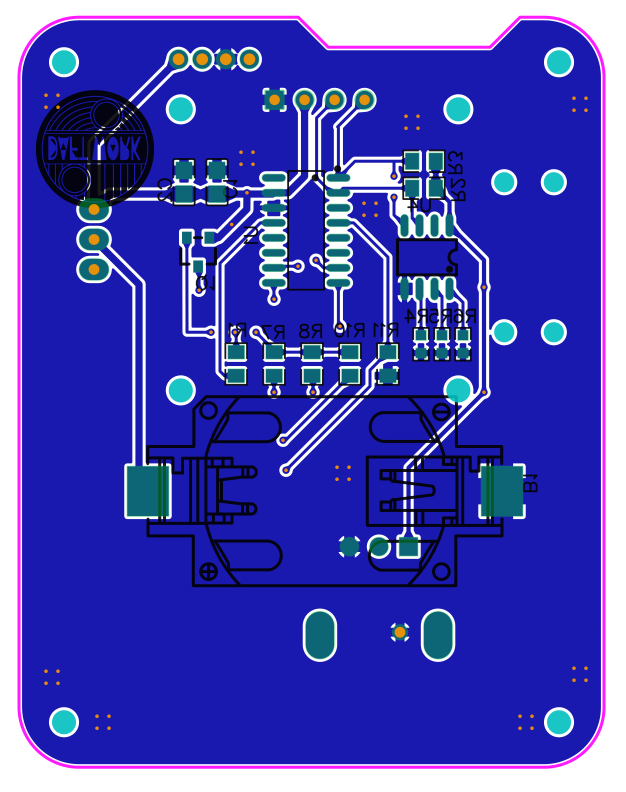
#> input picture _work/board_bottom.png, 1878 x 2375 px, found by its file name (shown at 1/3 size)
$ python crop_u5.py
#> lines starting #> are read from the running program, lines starting #| are printed output that depends on the picture
#> in crop, im is the input picture: PIL image 1878x2375 RGB; mean R, G, B 71, 72.6, 180.4
### _work/mcrop.py
import sys
from PIL import Image

BOUNDS = (-10.0, -62.5, 42.0, 3.5)
MARGIN = 0.5
DPI = 900
PPM = DPI / 25.4
X0 = BOUNDS[0] - MARGIN
Y1 = BOUNDS[3] + MARGIN
W = (BOUNDS[2] - BOUNDS[0]) + 2 * MARGIN
H = (BOUNDS[1] * -1 + BOUNDS[3]) + 2 * MARGIN

def to_px(x, y):
    return int((x - X0) * PPM), int((Y1 - y) * PPM)

# [11 lines left out: function crop, not called in this run]
    px0, px1 = max(0, min(px0, px1)), min(im.width, max(px0, px1))
    py0, py1 = max(0, min(py0, py1)), min(im.height, max(py0, py1))
    c = im.crop((px0, py0, px1, py1))
    if zoom != 1:
        c = c.resize((int(c.width * zoom), int(c.height * zoom)), Image.LANCZOS)
    c.save(out)
    print(out, c.size)

# [10 lines that do not run on import are left out]

### _work/crop_u5.py
import sys
sys.path.insert(0, r"D:\GIT\cabnetBoy\_work")
import importlib, mcrop
importlib.reload(mcrop)
o=r"D:\GIT\cabnetBoy\_work\crops"
mcrop.crop(r"D:\GIT\cabnetBoy\_work\board_bottom.png", o+r"\u5_bot.png", 17, -3, 33, -31, 3)
#> in crop, `c = im.crop((px0, py0, px1, py1))`:
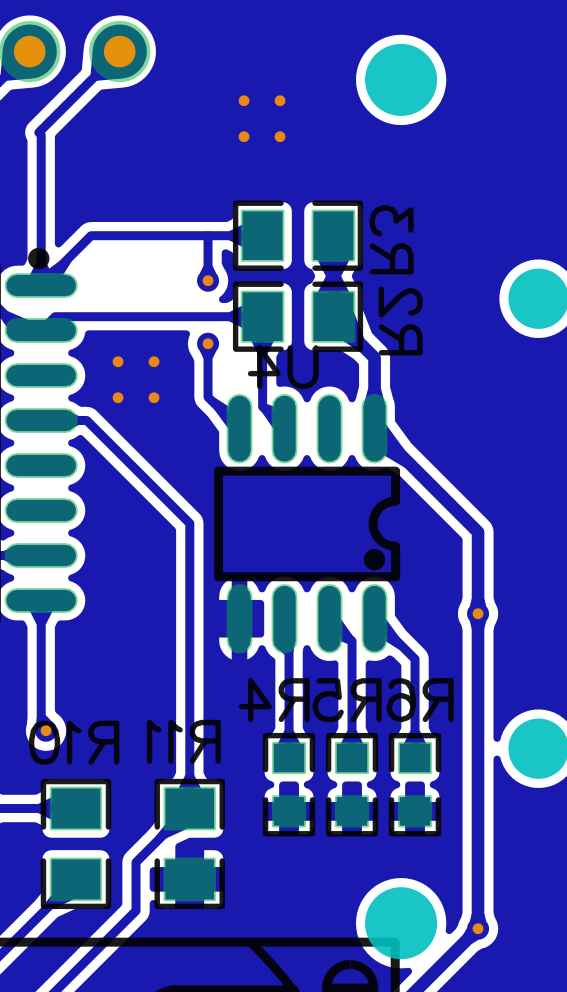
#> c: PIL image 567x992 RGB; mean R, G, B 63.9, 76.5, 174
#| D:\GIT\cabnetBoy\_work\crops\u5_bot.png (1701, 2976)
mcrop.crop(r"D:\GIT\cabnetBoy\_work\board_top.png",    o+r"\u5_top.png", 17, -3, 33, -31, 3)
#> call 2 of crop, with img_path = 'D:\\GIT\\cabnetBoy\\_work\\board_top.png', xa = 17, ya = -3, xb = 33, yb = -31, zoom = 3
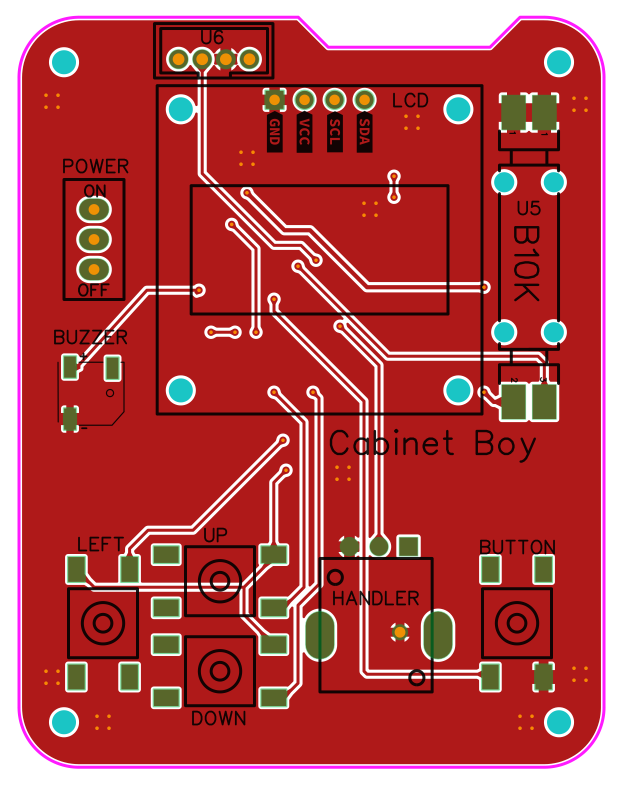
#> input picture _work/board_top.png, 1878 x 2375 px, found by its file name (shown at 1/3 size)
#> in crop, im is the input picture: PIL image 1878x2375 RGB; mean R, G, B 178.9, 73.2, 73.9
#> in crop (call 2), `c = im.crop((px0, py0, px1, py1))`:
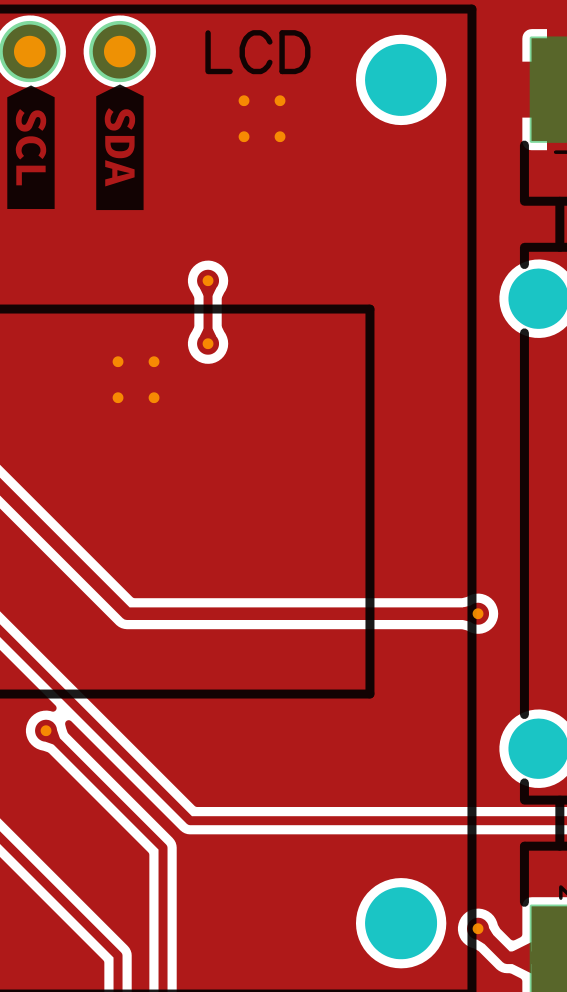
#> c: PIL image 567x992 RGB; mean R, G, B 164.7, 48.7, 46.8
#| D:\GIT\cabnetBoy\_work\crops\u5_top.png (1701, 2976)
